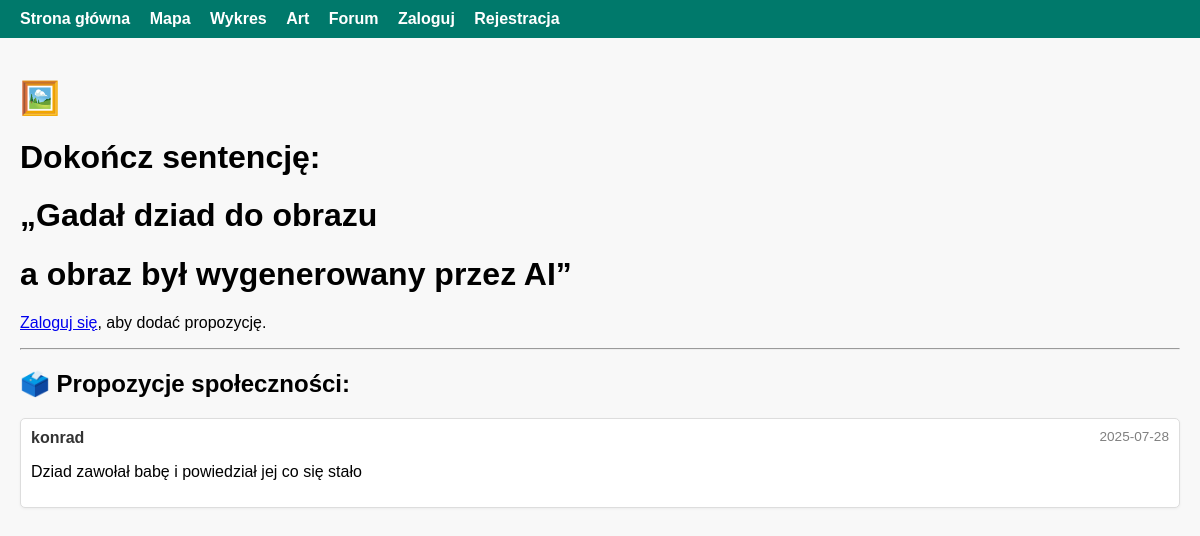
/art, run on an earlier commit of the app's database.
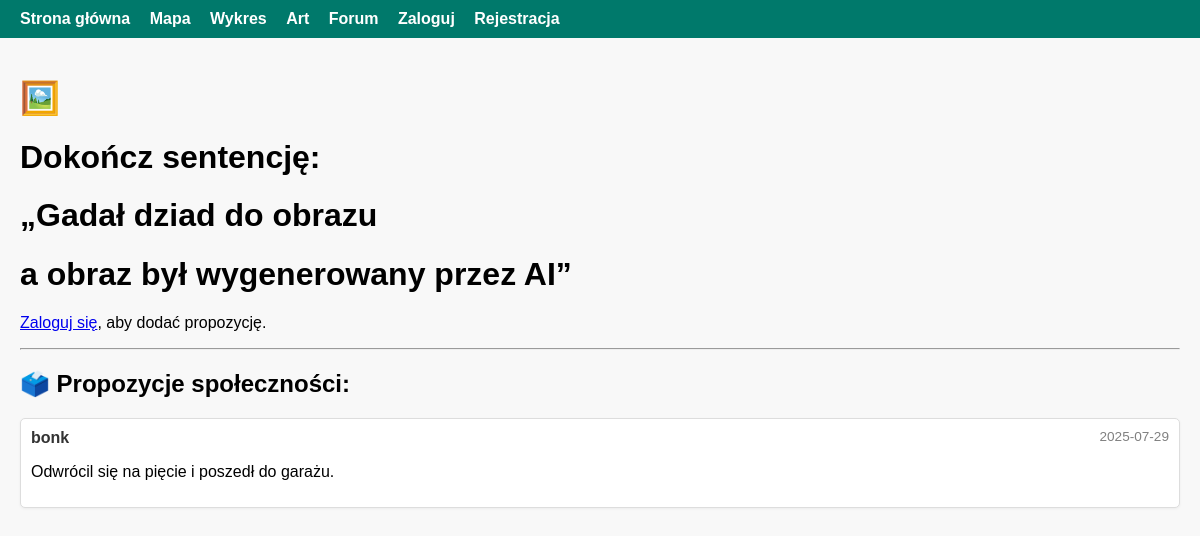
And on a later commit of the database.
### tables this page shows
CREATE TABLE art_proposals (
            id INTEGER PRIMARY KEY AUTOINCREMENT,
            user TEXT NOT NULL,
            text TEXT NOT NULL,
            created TEXT NOT NULL
        );

### app.py (the view, shortened to what this page needs)
@app.route('/art', methods=['GET', 'POST'])
def art():
    proposals = db.get_all_proposals()
    return render_template('art.html', proposals=proposals)

### utils/db.py (called while the page is built)
def get_all_proposals():
    conn = sqlite3.connect(DB_PATH)
    c = conn.cursor()
    c.execute("SELECT user, text, created FROM art_proposals ORDER BY created DESC")
    results = c.fetchall()
    conn.close()
    return results

### templates/art.html (shortened to what this page needs)
{% extends 'base.html' %}
{% block content %}
<h1>🖼️</h1>
<h1>Dokończ sentencję:</h1>
<h1>„Gadał dziad do obrazu</h1>
<h1>a obraz był wygenerowany przez AI”</h1>
{% if 'user' in session %}
    <form method="POST" style="margin-top: 20px;">
        <textarea name="fragment"
                  maxlength="120"
                  required
                  placeholder="..."></textarea><br>
        <button type="submit">💡 Dodaj swoją propozycję</button>
    </form>
{% else %}
    <p><a href="{{ url_for('login') }}">Zaloguj się</a>, aby dodać propozycję.</p>
{% endif %}
<hr>
<h2>🗳️ Propozycje społeczności:</h2>
{% if proposals %}
    {% for user, text, created in proposals %}
        <div class="proposal">
            <span class="user">{{ user }}</span>
            <span class="date">{{ created[:10] }}</span>
            <p>{{ text }}</p>
        </div>
    {% endfor %}
{% else %}
    <p>Brak propozycji.</p>
{% endif %}
{% endblock %}

What changed in the data, as far as the page shows it:
removed art_proposals: user "konrad", created "2025-07-28", text "Dziad zawołał babę i powiedział jej co się stało"
added art_proposals: user "bonk", created "2025-07-29", text "Odwrócil się na pięcie i poszedł do garażu."
